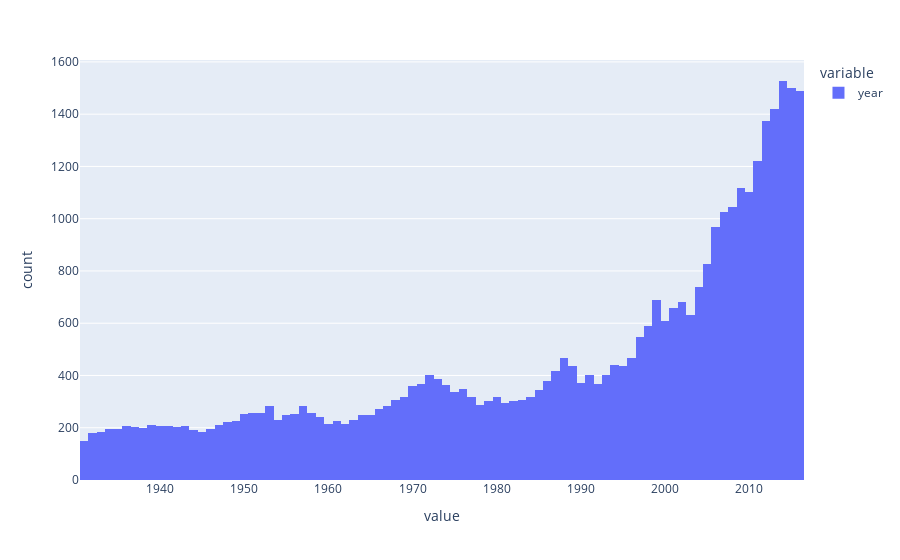

This figure's notebook cell:
### Markdown cell above
# year

### Code cell
dfyear = dfduree.sort_values(by=['year'])
dfyear = dfyear[dfyear['year'] < year[1]]
dfyear = dfyear[dfyear['year'] > year[0]]

print(len(dfyear))

px.histogram(dfyear["year"])

### Figure 1 — Plotly figure (JSON) as saved in the notebook; plotly's stock layout.template omitted (floating-point values rounded to 4 significant figures; data arrays with more than 128 entries replaced by an {"elided": "..."} marker saying what was removed)
{"data": [{"alignmentgroup": "True", "bingroup": "x", "hovertemplate": "variable=year<br>value=%{x}<br>count=%{y}<extra></extra>", "legendgroup": "year", "marker": {"color": "#636efa", "pattern": {"shape": ""}}, "name": "year", "offsetgroup": "year", "orientation": "v", "showlegend": true, "type": "histogram", "x": {"elided": "38592 int values"}, "xaxis": "x", "yaxis": "y"}], "layout": {"barmode": "relative", "legend": {"title": {"text": "variable"}, "tracegroupgap": 0}, "margin": {"t": 60}, "xaxis": {"anchor": "y", "domain": [0, 1], "title": {"text": "value"}}, "yaxis": {"anchor": "x", "domain": [0, 1], "title": {"text": "count"}}}}
